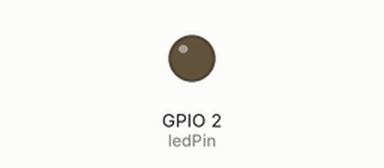
This sketch was run on a simulated ESP32. Shown: output pins drawn as LEDs (lit = HIGH). What the sketch prints to the serial monitor is not drawn.

Above: at 0.8 s.
At 4.8 s:
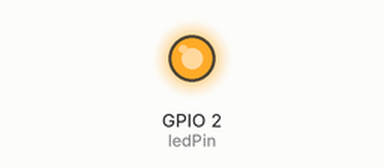
Timing chart, 0 to 8.2 s (numbered marks = the images above):
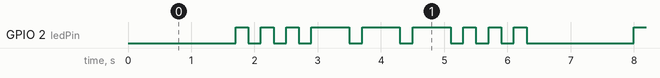

Measured:
- by itself, GPIO 2 (ledPin): repeats every 6.3 s: 2 × (LOW 0.20 s, HIGH 0.20 s), 3 × (LOW 0.20 s, HIGH 0.60 s), 3 × (LOW 0.20 s, HIGH 0.20 s), LOW 1.7 s, HIGH 0.20 s
- by itself, everything shown: repeats every 6.3 s, in 18 steps

The sketch:

sketch_jun22c.ino
```cpp
// ESP32板载LED固定引脚GPIO2
const int ledPin = 2;
// 时序定义
const unsigned long dot = 200;    // 短闪时长
const unsigned long dash = 600;   // 长闪时长
const unsigned long charGap = 200;// 单次闪烁间隔
const unsigned long sosGap = 1500;// 整套SOS结束长停顿

unsigned long prevT = 0;
int stage = 0; // 0=等待新一轮SOS 1=3短S 2=3长O 3=3短S
int cnt = 0;
bool ledOn = false;

void setup() {
  pinMode(ledPin, OUTPUT);
  digitalWrite(ledPin, LOW);
  Serial.begin(115200); // 初始化串口监视器
}

void loop() {
  unsigned long now = millis();
  unsigned long delta = now - prevT;

  if(stage == 0){
    if(delta >= sosGap){
      prevT = now;
      stage = 1;
      cnt = 0;
    }
  }else if(stage == 1){
    if(!ledOn){
      if(delta >= charGap){
        prevT = now;
        ledOn = true;
        digitalWrite(ledPin, HIGH);
      }
    }else{
      if(delta >= dot){
        prevT = now;
        ledOn = false;
        digitalWrite(ledPin, LOW);
        cnt++;
        if(cnt >=3){stage=2;cnt=0;}
      }
    }
  }else if(stage == 2){
    if(!ledOn){
      if(delta >= charGap){
        prevT = now;
        ledOn = true;
        digitalWrite(ledPin, HIGH);
      }
    }else{
      if(delta >= dash){
        prevT = now;
        ledOn = false;
        digitalWrite(ledPin, LOW);
        cnt++;
        if(cnt >=3){stage=3;cnt=0;}
      }
    }
  }else if(stage == 3){
    if(!ledOn){
      if(delta >= charGap){
        prevT = now;
        ledOn = true;
        digitalWrite(ledPin, HIGH);
      }
    }else{
      if(delta >= dot){
        prevT = now;
        ledOn = false;
        digitalWrite(ledPin, LOW);
        cnt++;
        if(cnt >=3){
          stage=0;
          cnt=0;
          // 完整一轮SOS执行完毕，串口输出提示
          Serial.println("===== 一次完整SOS求救信号发送完成 =====");
        }
      }
    }
  }
}
```
